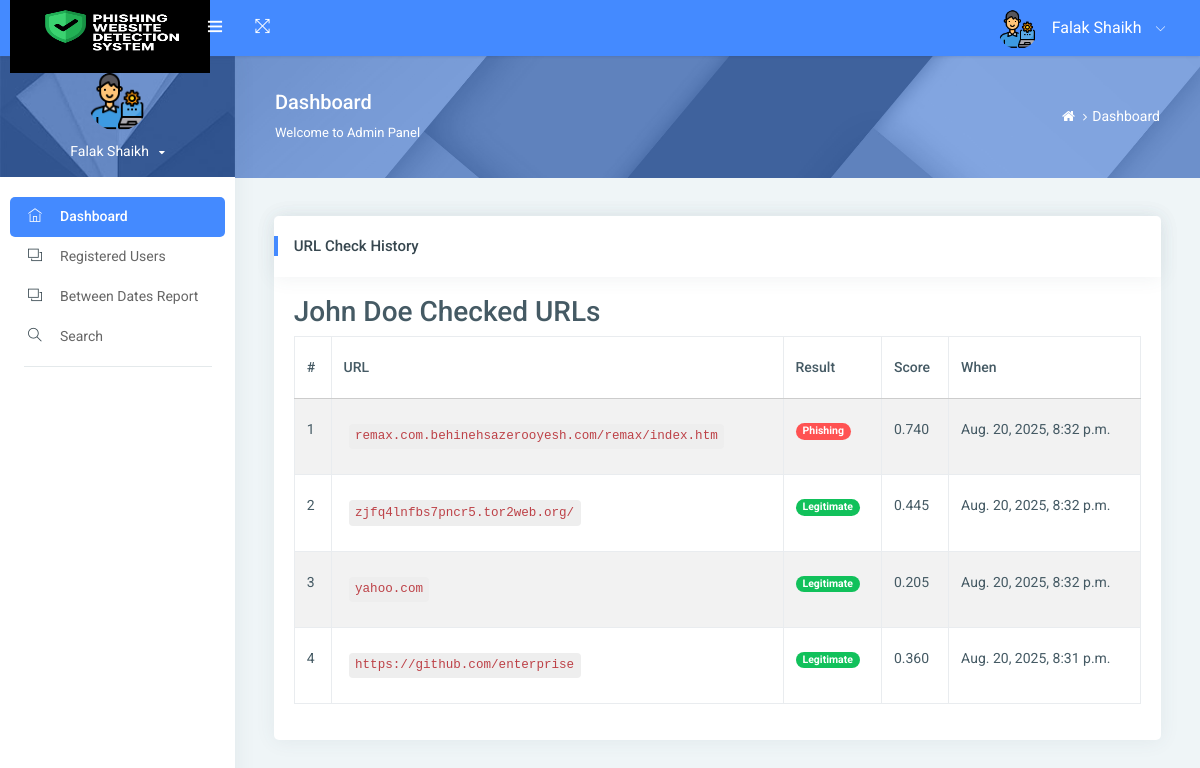
The page /user_urlcheck_history/6/ (signed in) on the database its author committed.
### detector/models.py (models this page shows, shortened)
class CustomUser(AbstractUser):
    USER_TYPES = (
        ('1', 'admin'),
        ('2', 'regusers'),
    )
    user_type = models.CharField(choices=USER_TYPES, max_length=10, default='1')

class URLCheck(models.Model):
    RESULT_CHOICES = (('legit', 'Legitimate'), ('phish', 'Phishing'))
    user = models.ForeignKey(CustomUser, null=True, blank=True, on_delete=models.SET_NULL)
    url = models.TextField()
    score = models.FloatField(default=0.0)
    result = models.CharField(max_length=10, choices=RESULT_CHOICES)
    created_at = models.DateTimeField(auto_now_add=True)

### phishguard/views.py (the view)
# urls.py: path('user_urlcheck_history/<int:user_id>/', views.user_urlcheck_history, name='user_urlcheck_history'),
@login_required(login_url='/')
def user_urlcheck_history(request, user_id):
    user = get_object_or_404(CustomUser, id=user_id)
    urlcheck = URLCheck.objects.filter(user=user).order_by('-created_at')
    return render(request, 'user_check_url.html', {
        'urlcheck': urlcheck,
        'target_user': user,  # Renamed to avoid confusion with request.user
        'is_admin_view': True  # Add this flag for template
    })

### templates/user_check_url.html (shortened to what this page needs)
{% extends 'base.html' %}
{% block content %}
                                    <div class="page-body">
                                        <div class="row">
                                            <div class="col-md-12">
                                                <div class="card">
                                                    <div class="card-header">
                                                        <h5>URL Check History</h5>
                                                    </div>
                                                    <div class="card-block">
                                                         <h3>{{ target_user.get_full_name }} Checked URLs</h3>
<table class="table table-striped table-bordered">
  <thead>
    <tr>
      <th>#</th>
      <th>URL</th>
      <th>Result</th>
      <th>Score</th>
      <th>When</th>
    </tr>
  </thead>
  <tbody>
    {% for r in urlcheck %}
    <tr>
      <td>{{ forloop.counter }}</td>
      <td style="max-width:480px; word-wrap:anywhere"><code>{{ r.url }}</code></td>
      <td>
        {% if r.result == 'phish' %}
          <span class="badge bg-danger">Phishing</span>
        {% else %}
          <span class="badge bg-success">Legitimate</span>
        {% endif %}
      </td>
      <td>{{ r.score|floatformat:3 }}</td>
      <td>{{ r.created_at }}</td>
    </tr>
    {% empty %}
      <tr><td colspan="5" class="text-center text-muted">No history yet. Check a URL first.</td></tr>
    {% endfor %}
  </tbody>
</table>
                                                    </div>
                                                </div>
                                            </div>
                                        </div>
                                                            </div>
{% endblock %}

### templates/includes/header.html (shortened to what this page needs)
{% load static %}
<nav class="navbar header-navbar pcoded-header">
              <div class="navbar-wrapper">
                  <div class="navbar-logo">
                      <a class="mobile-menu waves-effect waves-light" id="mobile-collapse" href="#!">
                          <i class="ti-menu"></i>
                      </a>
                      <a href="{% url 'dashboard' %}">
                          <img src="{% static 'assets/images/logo.png'%}" alt="Theme-Logo" height="90" width="200" />
                      </a>
                  </div>
                  <div class="navbar-container container-fluid">
                      <ul class="nav-left">
                          <li>
                              <a href="#!" onclick="javascript:toggleFullScreen()" class="waves-effect waves-light">
                                  <i class="ti-fullscreen"></i>
                              </a>
                          </li>
                      </ul>
                      <ul class="nav-right">
                          <li class="user-profile header-notification">
                              <a href="#!" class="waves-effect waves-light">
                                  <img src="{% static 'assets/images/avatar-4.jpg'%}" class="img-radius" alt="User-Profile-Image">
                                  <span>{{user.first_name}} {{user.last_name}}</span>
                                  <i class="ti-angle-down"></i>
                              </a>
                          </li>
                      </ul>
                  </div>
              </div>
          </nav>

### templates/includes/sidebar.html (shortened to what this page needs)
{% load static %}
<nav class="pcoded-navbar">
                      <div class="pcoded-inner-navbar main-menu">
                          <div class="">
                              <div class="main-menu-header">
                                  <img class="img-80 img-radius" src="{% static 'assets/images/avatar-4.jpg'%}" alt="User-Profile-Image">
                                  <div class="user-details">
                                      <span id="more-details">{{user.first_name}} {{user.last_name}}<i class="fa fa-caret-down"></i></span>
                                  </div>
                              </div>
                          </div>
                          <div class="pcoded-navigation-label" data-i18n="nav.category.navigation"></div>
                          <ul class="pcoded-item pcoded-left-item">
                              <li class="active">
                                  <a href="{% url 'dashboard' %}" class="waves-effect waves-dark">
                                      <span class="pcoded-micon"><i class="ti-home"></i><b>D</b></span>
                                      <span class="pcoded-mtext" data-i18n="nav.dash.main">Dashboard</span>
                                  </a>
                              </li>
                              <li>
                                  <a href="{% url 'registeres_users' %}" class="waves-effect waves-dark">
                                      <span class="pcoded-micon"><i class="ti-layers"></i><b>FC</b></span>
                                      <span class="pcoded-mtext" data-i18n="nav.form-components.main">Registered Users</span>
                                  </a>
                              </li>
                              <li>
                                  <a href="{% url 'between_date_report' %}" class="waves-effect waves-dark">
                                      <span class="pcoded-micon"><i class="ti-layers"></i><b>FC</b></span>
                                      <span class="pcoded-mtext" data-i18n="nav.form-components.main">Between Dates Report</span>
                                  </a>
                              </li>
                              <li>
                                  <a href="{% url 'search_url_check' %}" class="waves-effect waves-dark">
                                      <span class="pcoded-micon"><i class="ti-search"></i><b>FC</b></span>
                                      <span class="pcoded-mtext" data-i18n="nav.form-components.main">Search</span>
                                  </a>
                              </li>
                          </ul>
                      </div>
                  </nav>

### rows shown on the page
CustomUser: first_name "Falak", last_name "Shaikh"
CustomUser: get_full_name "John Doe"
URLCheck: url "remax.com.behinehsazerooyesh.com/remax/index.htm", result "Phishing", score "0.740", created_at "Aug. 20, 2025, 8:32 p.m."
URLCheck: url "zjfq4lnfbs7pncr5.tor2web.org/", result "Legitimate", score "0.445", created_at "Aug. 20, 2025, 8:32 p.m."
URLCheck: url "yahoo.com", result "Legitimate", score "0.205", created_at "Aug. 20, 2025, 8:32 p.m."
URLCheck: url "https://github.com/enterprise", result "Legitimate", score "0.360", created_at "Aug. 20, 2025, 8:31 p.m."
